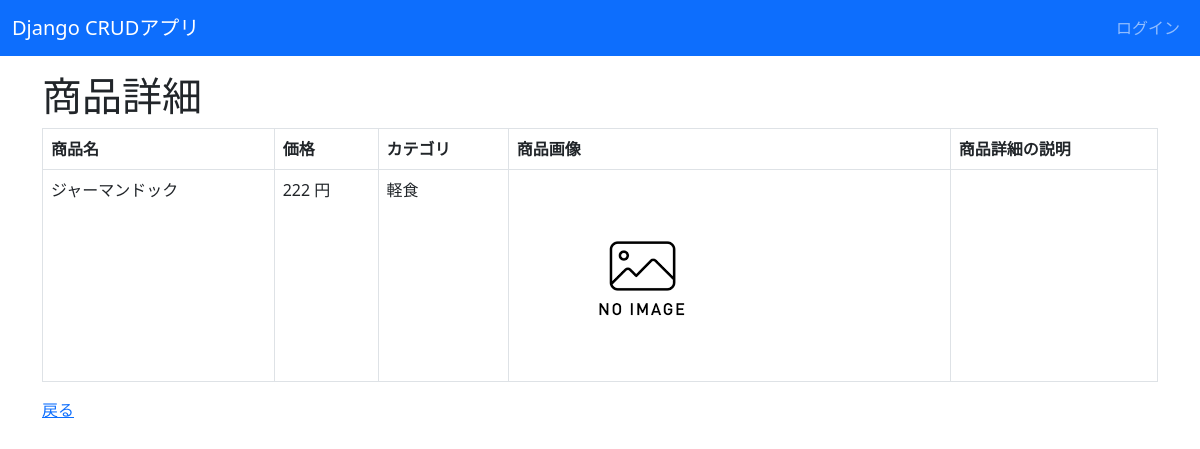
The app's page /crud/detail/6 with its own data.
### crud/models.py (models this page shows, shortened)
class Product(models.Model):
    name = models.CharField(max_length=200)
    price = models.PositiveIntegerField()
    category = models.ForeignKey(Category, on_delete=models.CASCADE)
    img = models.ImageField(blank=True, default='noImage.png')
    description = models.TextField(blank=True, null=True)

class Category(models.Model):
    name = models.CharField(max_length=200)
    def __str__(self):
        return self.name

### crud/views.py (the view)
# urls.py: path('crud/detail/<int:pk>', views.ProductDetailView.as_view(), name="detail"),
class ProductDetailView(DetailView):
    model = Product
    context_object_name = 'product'

### crud/templates/crud/product_detail.html (shortened to what this page needs)
{% extends "base.html" %}
{% block content %}
<h1>商品詳細</h1>
<table class="table table-bordered">
    <thead>
        <tr>
            <th>商品名</th>
            <th>価格</th>
            <th>カテゴリ</th>
            <th>商品画像</th>
            <th>商品詳細の説明</th>
        </tr>
    </thead>
    <tr>
        <td>{{ object.name }}</td>
        <td>{{ object.price }} 円</td>
        <td>{{ product.category }}</td>
        <td><img src="{{ product.img.url }}" style="width:100px height:auto;"></td>
        <td>{{ product.description }}</td>
    </tr>
</table>
<a href="{% url 'list' %}">戻る</a>
{% endblock %}

### records on screen
Product: name "ジャーマンドック", price "222", category "軽食", img (placeholder picture)
